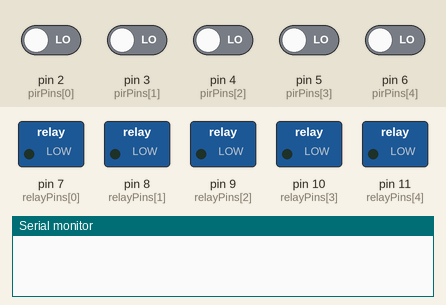
A sketch run on a simulated Arduino Uno, built with avr-gcc and run on an emulated ATmega328P. On the bench: switched loads named in the sketch (green lamp = pin HIGH), the last lines printed to the serial monitor. The test bench sets the inputs (shaded band); at power-on: pin 2 (pirPins[0]), pin 3 (pirPins[1]), pin 4 (pirPins[2]), pin 5 (pirPins[3]), pin 6 (pirPins[4]) LOW.

Above: at 1.2 s.
1.3 s: pin 2 (pirPins[0]) driven HIGH
At 2.6 s:
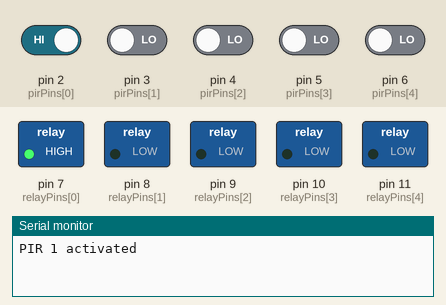
2.9 s: pin 4 (pirPins[2]) driven HIGH
At 3.8 s:
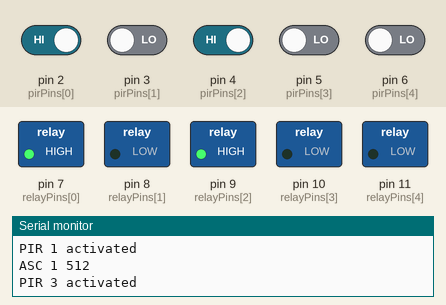
4.5 s: pin 3 (pirPins[1]) driven HIGH
At 5.1 s:
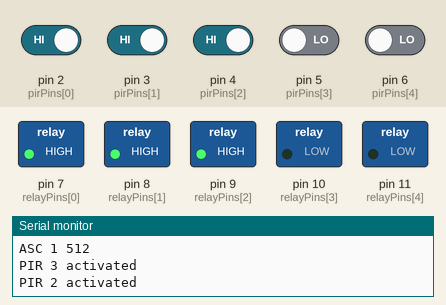
6.1 s: pin 5 (pirPins[3]) driven HIGH
At 7.4 s:
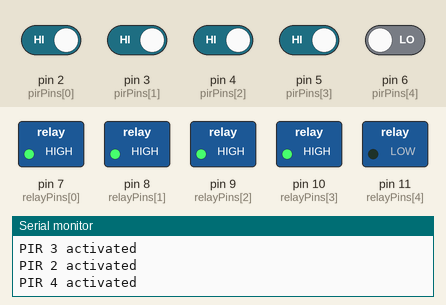
7.7 s: pin 6 (pirPins[4]) driven HIGH
At 8.8 s:
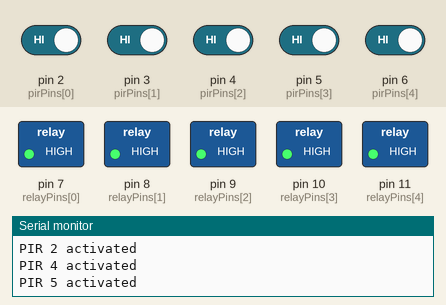
9.3 s: pin 2 (pirPins[0]) driven LOW and pin 3 (pirPins[1]) driven LOW
At 14.4 s:
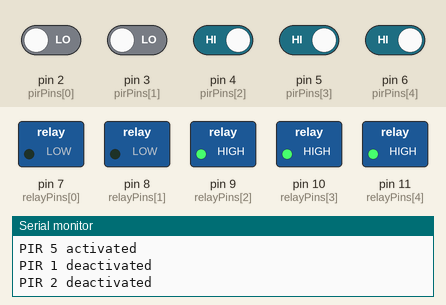
Timing chart, 0 to 14.8 s (numbered marks = the images above; inputs shaded):
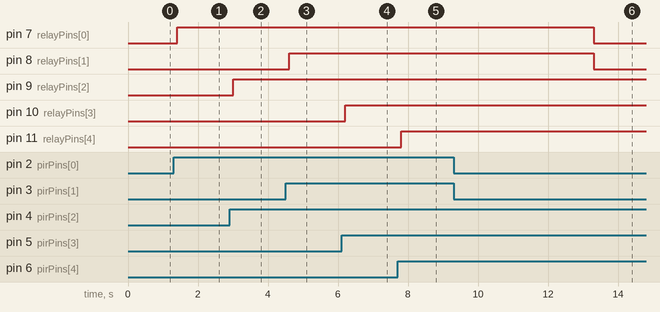

Measured:
- after the input at 1.3 s, pin 7 (relayPins[0]): LOW → HIGH after 0.10 s
- after the input at 2.9 s, pin 9 (relayPins[2]): LOW → HIGH after 0.10 s
- after the input at 4.5 s, pin 8 (relayPins[1]): LOW → HIGH after 0.10 s
- after the input at 6.1 s, pin 10 (relayPins[3]): LOW → HIGH after 0.11 s
- after the input at 7.7 s, pin 11 (relayPins[4]): LOW → HIGH after 0.11 s
- after the input at 9.3 s, pin 7 (relayPins[0]), pin 8 (relayPins[1]): HIGH → LOW after 4.0 s

The sketch:

arduino-Illuminiq.ino
```cpp
#include <Bounce2.h>

const int numPirs = 5;
const int pirPins[numPirs] = {2, 3, 4, 5, 6};
const int relayPins[numPirs] = {7, 8, 9, 10, 11};
const int activeTime = 4000;

Bounce pirBounce[numPirs];
bool pirActive[numPirs] = {false};
unsigned long lastActiveTime[numPirs] = {0};
const int ascPin = A0;  // Pin na kojem je povezan ASC712 senzor

void setup() {
  Serial.begin(9600);

  for (int i = 0; i < numPirs; i++) {
    pinMode(relayPins[i], OUTPUT);
    digitalWrite(relayPins[i], LOW);

    pirBounce[i].attach(pirPins[i]);
    pirBounce[i].interval(50);
  }
}

void loop() {
  for (int i = 0; i < numPirs; i++) {
    pirBounce[i].update();
    int pirState = pirBounce[i].read();

    if (pirState == HIGH) {
      if (!pirActive[i]) {
        pirActive[i] = true;
        lastActiveTime[i] = millis();
        digitalWrite(relayPins[i], HIGH);
       if (i == 2) { // Ako je relay 3 (indeks 2) aktivan
          int ascValue = analogRead(ascPin); // Čitanje vrijednosti ASC712 senzora
          String ascMessage = "ASC 1 "  + String(ascValue);
          Serial.println(ascMessage);
        }

        // Slanje podataka na NodeMCU ESP8266
        String message = "PIR " + String(i + 1) + " activated";
        Serial.println(message);
      } else {
        lastActiveTime[i] = millis();
      }
    } else if (pirActive[i] && millis() - lastActiveTime[i] > activeTime) {
      pirActive[i] = false;
      digitalWrite(relayPins[i], LOW);


      // Slanje podataka na NodeMCU ESP8266
      String message = "PIR " + String(i + 1) + " deactivated";
      Serial.println(message);
    }
  }

  delay(100);
}
```
